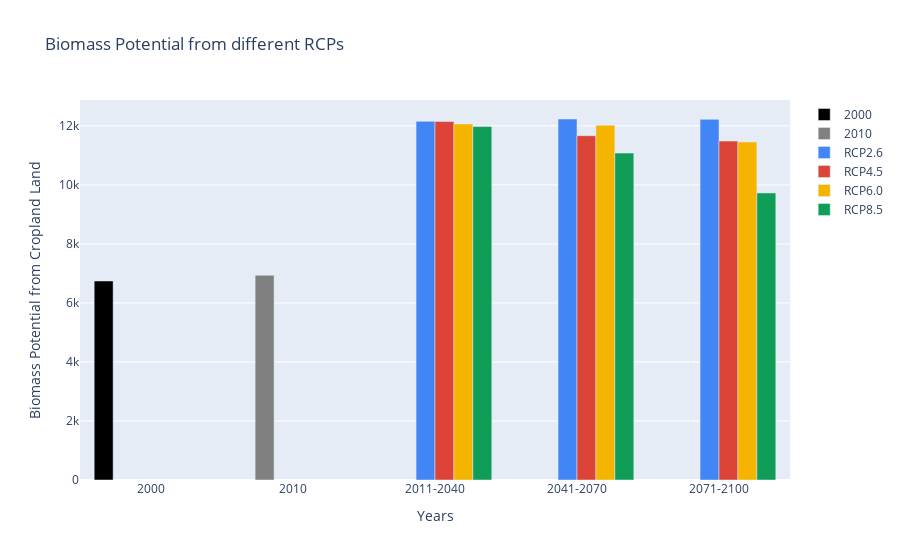
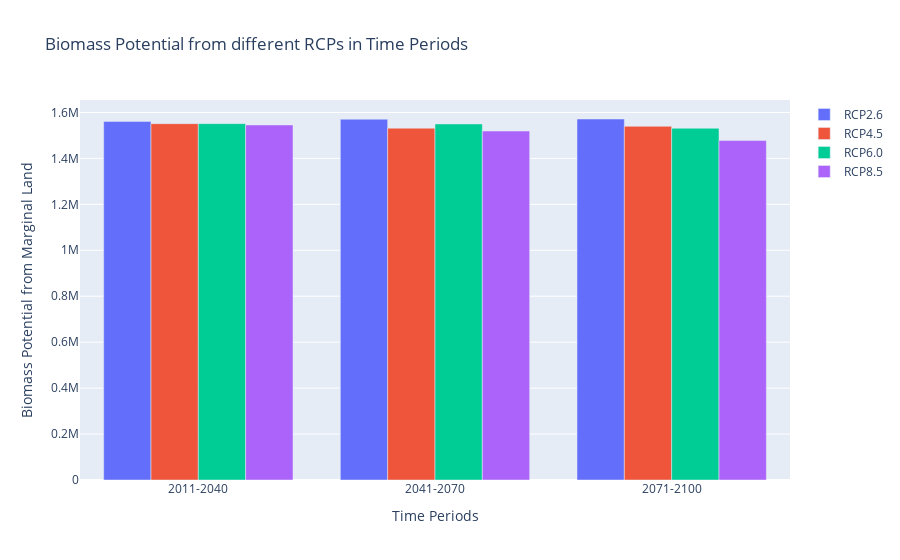
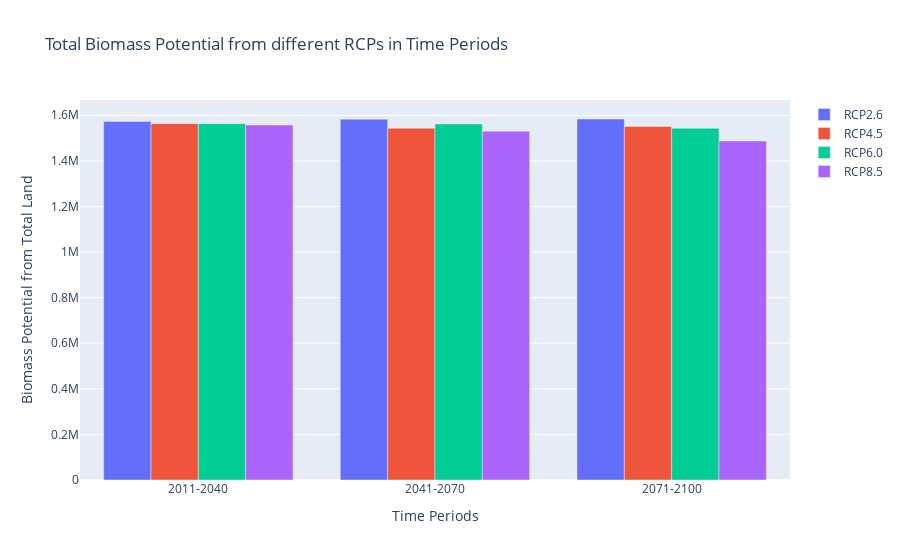
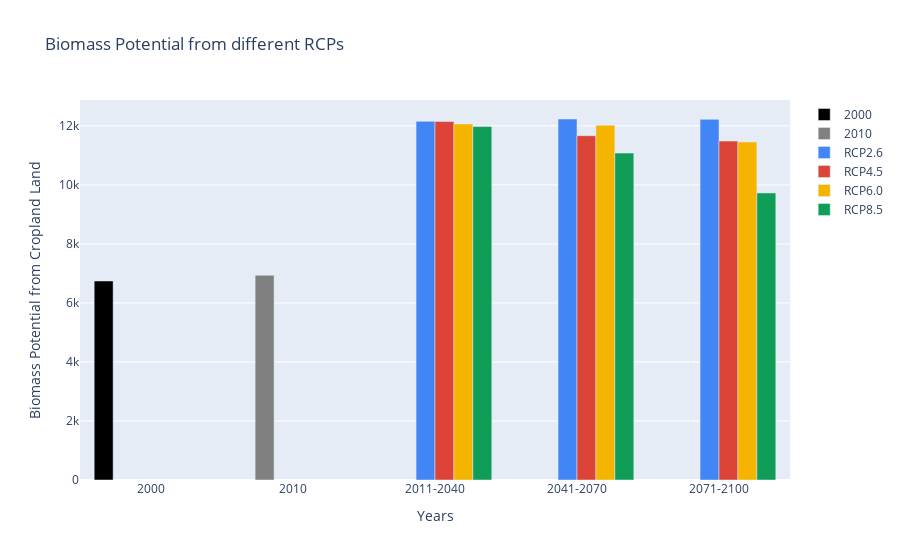

These figures' notebook cell, in order:
### Markdown cell above
### Cropland , Marginal and Total Land Data

### Code cell
import ipywidgets as widgets
from IPython.display import display, clear_output
import plotly.graph_objects as go
import numpy as np
import xarray as xr

# Create a button to run the code
run_button_all = widgets.Button(description='Run All')

# Create a button to download xarrays as NetCDF4
download_nc_button_all = widgets.Button(description='Download NetCDF4')

# Create dropdown widgets for RCP and time period
rcp_dropdown_all = widgets.Dropdown(options=['RCP2.6', 'RCP4.5', 'RCP6.0', 'RCP8.5'], value='RCP2.6', description='RCP:')
time_period_dropdown_all = widgets.Dropdown(options=['2011-2040', '2041-2070', '2071-2100'], value='2011-2040', description='Time Period:')

# Function to run the code on button click
def on_run_button_all_click(button):
    clear_output(wait=True)  # Clear the output area before running the code
    global fig_crop_all, fig_marg_all, fig_total_all, xarrays_marg_all, xarrays_crop_all, final_potentials_marg_all, arrays_total_all
    fig_crop_all, fig_marg_all, fig_total_all, xarrays_marg_all, xarrays_crop_all, final_potentials_marg_all, arrays_total_all = graph_plotter_all(
        shapefile=geography, climate_model=selected_climate_model,
        water_supply_future=selected_water_supply, input_level=selected_input_level, water_supply_2010=selected_water_supply_2010
    )

    # Display the dropdowns after the graphs are loaded
    display(rcp_dropdown_all)
    display(time_period_dropdown_all)

    # Display the "Download NetCDF4" button after the graphs are loaded
    display(download_nc_button_all)

# Attach the on_run_button_all_click function to the button's 'on_click' event
run_button_all.on_click(on_run_button_all_click)

# Function to download xarrays as NetCDF4 on button click
def on_download_nc_button_all_click(button):
    if xarrays_crop_all and xarrays_marg_all and arrays_total_all: # and final_potentials_marg_all:
        # Get the selected RCP and time period from the dropdowns
        selected_rcp = rcp_dropdown_all.value
        selected_time_period = time_period_dropdown_all.value

        try:
            # Choose the xarray based on the selected RCP and time period
            selected_xarray_crop = xarrays_crop_all.get((selected_rcp, selected_time_period))
            selected_xarray_marg = xarrays_marg_all.get((selected_rcp, selected_time_period))
            selected_array_total = arrays_total_all.get((selected_rcp, selected_time_period))
            selected_final_potentials_marg = final_potentials_marg_all.get(((selected_rcp, selected_time_period)))

            if selected_xarray_crop is not None:
                selected_xarray_crop.to_netcdf(f'{selected_country}_{selected_province}_{selected_rcp}_{selected_time_period}_cropland.nc')
                print('NetCDF4 file for cropland downloaded successfully.')
            if selected_xarray_marg is not None:
                selected_xarray_marg.to_netcdf(f'{selected_country}_{selected_province}_{selected_rcp}_{selected_time_period}_marginal.nc')
                print('NetCDF4 file for marginal land downloaded successfully.')
                
            if selected_final_potentials_marg is not None: 
                # Drop the first dimension from selected_final_potentials and select the coords and dims
                coords = {'latitude': selected_xarray_crop['latitude'], 'longitude': selected_xarray_crop['longitude']}
                selected_final_potentials_marg = selected_final_potentials_marg[0]
            
               # Create a new xarray dataset with the same dimensions and coordinates
                xarray_final_potentials_marg= xr.DataArray(data=selected_final_potentials_marg, dims=('y', 'x'), coords=coords , name='final_energy_potential_marg')
                xarray_final_potentials_marg.to_netcdf(f'{selected_country}_{selected_province}_{selected_rcp}_{selected_time_period}_marginal_land_final_energy_potential_data.nc', 'w')
                
            if selected_array_total is not None:
                # Drop the first dimension from selected_final_potentials and select the coords and dims
                coords = {'latitude': selected_xarray_crop['latitude'], 'longitude': selected_xarray_crop['longitude']}
                selected_array_total = selected_array_total[0] if selected_array_total.ndim == 3 else selected_array_total
            
               # Create a new xarray dataset with the same dimensions and coordinates
                xarray_total= xr.DataArray(data=selected_array_total, dims=('y', 'x'), coords=coords , name='total_energy_potential')
                xarray_total.to_netcdf(f'{selected_country}_{selected_province}_{selected_rcp}_{selected_time_period}_marginal_land_final_energy_potential_data.nc', 'w')
                print('NetCDF4 file for total land downloaded successfully.')
                
        except Exception as e:
            print(f'Error creating dataset: {e}')
    else:
        print('No xarrays available. Please run the code first.')

# Attach the on_download_nc_button_all_click function to the button's 'on_click' event
download_nc_button_all.on_click(on_download_nc_button_all_click)

# Display the "Run All" button initially
display(run_button_all)

### Figure 1 — Plotly figure (JSON) as saved in the notebook; plotly's stock layout.template omitted (floating-point values rounded to 4 significant figures)
{"data": [{"marker": {"color": "#000000"}, "name": "2000", "type": "bar", "x": ["2000"], "y": [6744.0]}, {"marker": {"color": "#808080"}, "name": "2010", "type": "bar", "x": ["2010"], "y": [6939.0]}, {"marker": {"color": "#4285F4"}, "name": "RCP2.6", "type": "bar", "x": ["2011-2040", "2041-2070", "2071-2100"], "y": [12150.0, 12230.0, 12220.0]}, {"marker": {"color": "#DB4437"}, "name": "RCP4.5", "type": "bar", "x": ["2011-2040", "2041-2070", "2071-2100"], "y": [12150.0, 11670.0, 11480.0]}, {"marker": {"color": "#F4B400"}, "name": "RCP6.0", "type": "bar", "x": ["2011-2040", "2041-2070", "2071-2100"], "y": [12060.0, 12020.0, 11450.0]}, {"marker": {"color": "#0F9D58"}, "name": "RCP8.5", "type": "bar", "x": ["2011-2040", "2041-2070", "2071-2100"], "y": [11980.0, 11080.0, 9725.0]}], "layout": {"barmode": "group", "title": {"text": "Biomass Potential from different RCPs"}, "xaxis": {"title": {"text": "Years"}}, "yaxis": {"title": {"text": "Biomass Potential from Cropland Land"}}}}

### Figure 2 — Plotly figure (JSON) as saved in the notebook; plotly's stock layout.template omitted (floating-point values rounded to 4 significant figures)
{"data": [{"name": "RCP2.6", "type": "bar", "x": ["2011-2040", "2041-2070", "2071-2100"], "y": [1561000.0, 1571000.0, 1571000.0]}, {"name": "RCP4.5", "type": "bar", "x": ["2011-2040", "2041-2070", "2071-2100"], "y": [1551000.0, 1532000.0, 1540000.0]}, {"name": "RCP6.0", "type": "bar", "x": ["2011-2040", "2041-2070", "2071-2100"], "y": [1551000.0, 1550000.0, 1531000.0]}, {"name": "RCP8.5", "type": "bar", "x": ["2011-2040", "2041-2070", "2071-2100"], "y": [1545000.0, 1519000.0, 1478000.0]}], "layout": {"barmode": "group", "title": {"text": "Biomass Potential from different RCPs in Time Periods"}, "xaxis": {"title": {"text": "Time Periods"}}, "yaxis": {"title": {"text": "Biomass Potential from Marginal Land"}}}}

### Figure 3 — Plotly figure (JSON) as saved in the notebook; plotly's stock layout.template omitted (floating-point values rounded to 4 significant figures)
{"data": [{"name": "RCP2.6", "type": "bar", "x": ["2011-2040", "2041-2070", "2071-2100"], "y": [1573000.0, 1583000.0, 1584000.0]}, {"name": "RCP4.5", "type": "bar", "x": ["2011-2040", "2041-2070", "2071-2100"], "y": [1563000.0, 1543000.0, 1551000.0]}, {"name": "RCP6.0", "type": "bar", "x": ["2011-2040", "2041-2070", "2071-2100"], "y": [1563000.0, 1562000.0, 1543000.0]}, {"name": "RCP8.5", "type": "bar", "x": ["2011-2040", "2041-2070", "2071-2100"], "y": [1557000.0, 1530000.0, 1487000.0]}], "layout": {"barmode": "group", "title": {"text": "Total Biomass Potential from different RCPs in Time Periods"}, "xaxis": {"title": {"text": "Time Periods"}}, "yaxis": {"title": {"text": "Biomass Potential from Total Land"}}}}

### Figure 4 — Plotly figure (JSON) as saved in the notebook; plotly's stock layout.template omitted (floating-point values rounded to 4 significant figures)
{"data": [{"marker": {"color": "#000000"}, "name": "2000", "type": "bar", "x": ["2000"], "y": [6744.0]}, {"marker": {"color": "#808080"}, "name": "2010", "type": "bar", "x": ["2010"], "y": [6939.0]}, {"marker": {"color": "#4285F4"}, "name": "RCP2.6", "type": "bar", "x": ["2011-2040", "2041-2070", "2071-2100"], "y": [12150.0, 12230.0, 12220.0]}, {"marker": {"color": "#DB4437"}, "name": "RCP4.5", "type": "bar", "x": ["2011-2040", "2041-2070", "2071-2100"], "y": [12150.0, 11670.0, 11480.0]}, {"marker": {"color": "#F4B400"}, "name": "RCP6.0", "type": "bar", "x": ["2011-2040", "2041-2070", "2071-2100"], "y": [12060.0, 12020.0, 11450.0]}, {"marker": {"color": "#0F9D58"}, "name": "RCP8.5", "type": "bar", "x": ["2011-2040", "2041-2070", "2071-2100"], "y": [11980.0, 11080.0, 9725.0]}], "layout": {"barmode": "group", "title": {"text": "Biomass Potential from different RCPs"}, "xaxis": {"title": {"text": "Years"}}, "yaxis": {"title": {"text": "Biomass Potential from Cropland Land"}}}}
